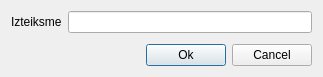
<?xml version="1.0" encoding="UTF-8"?>
<ui version="4.0">
 <class>equ_Dialog</class>
 <widget class="QDialog" name="equ_Dialog">
  <property name="windowModality">
   <enum>Qt::ApplicationModal</enum>
  </property>
  <property name="geometry">
   <rect>
    <x>0</x>
    <y>0</y>
    <width>323</width>
    <height>77</height>
   </rect>
  </property>
  <property name="windowTitle">
   <string>Dialog</string>
  </property>
  <property name="modal">
   <bool>true</bool>
  </property>
  <layout class="QVBoxLayout" name="verticalLayout">
   <item>
    <layout class="QHBoxLayout" name="horizontalLayout_2">
     <item>
      <widget class="QLabel" name="label">
       <property name="text">
        <string>Izteiksme</string>
       </property>
      </widget>
     </item>
     <item>
      <widget class="QLineEdit" name="eque"/>
     </item>
    </layout>
   </item>
   <item>
    <spacer name="verticalSpacer">
     <property name="orientation">
      <enum>Qt::Vertical</enum>
     </property>
     <property name="sizeHint" stdset="0">
      <size>
       <width>20</width>
       <height>0</height>
      </size>
     </property>
    </spacer>
   </item>
   <item>
    <layout class="QHBoxLayout" name="horizontalLayout">
     <item>
      <spacer name="horizontalSpacer">
       <property name="orientation">
        <enum>Qt::Horizontal</enum>
       </property>
       <property name="sizeHint" stdset="0">
        <size>
         <width>238</width>
         <height>20</height>
        </size>
       </property>
      </spacer>
     </item>
     <item>
      <widget class="QPushButton" name="okb">
       <property name="text">
        <string>Ok</string>
       </property>
      </widget>
     </item>
     <item>
      <widget class="QPushButton" name="cancelb">
       <property name="text">
        <string>Cancel</string>
       </property>
      </widget>
     </item>
    </layout>
   </item>
  </layout>
 </widget>
 <resources/>
 <connections/>
</ui>
